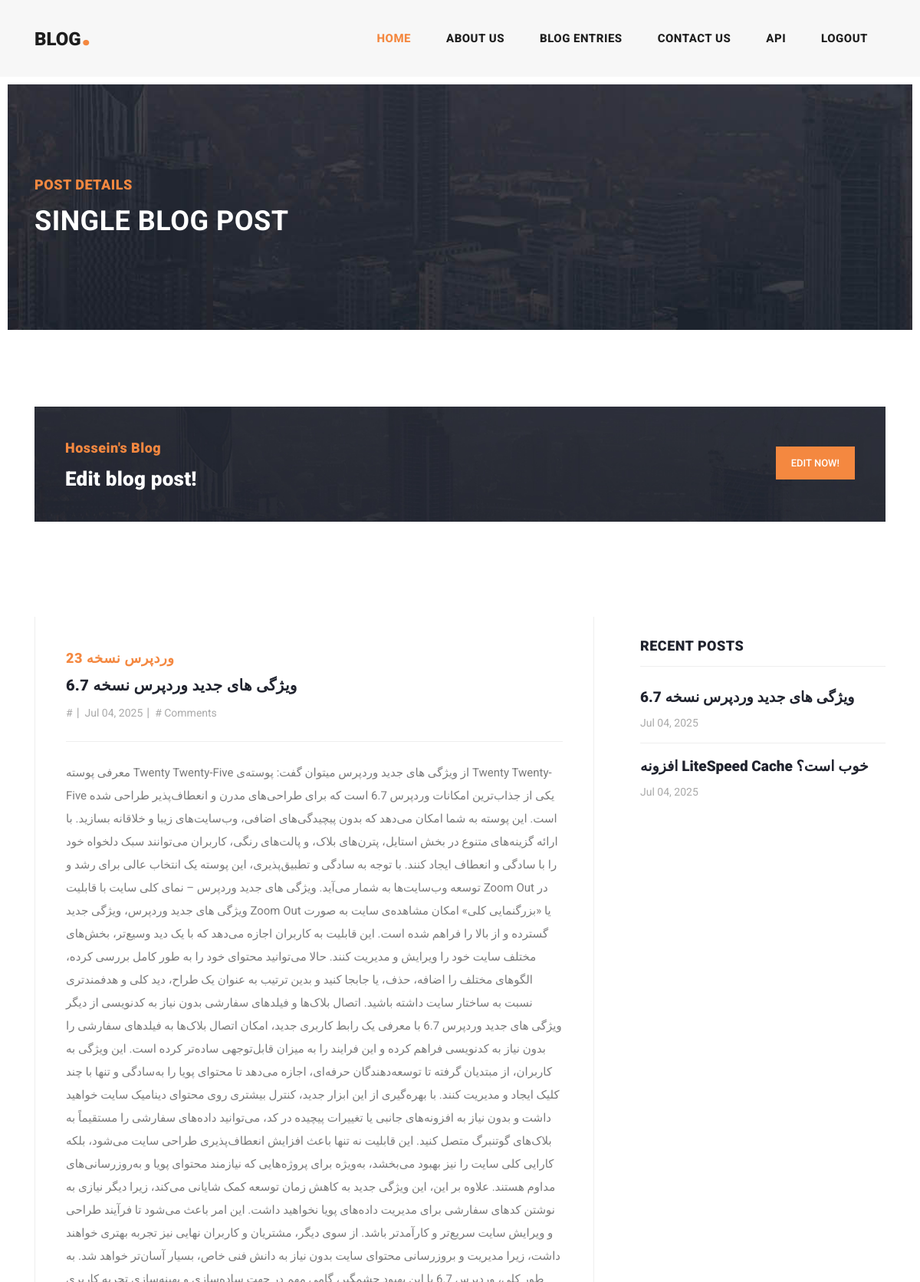
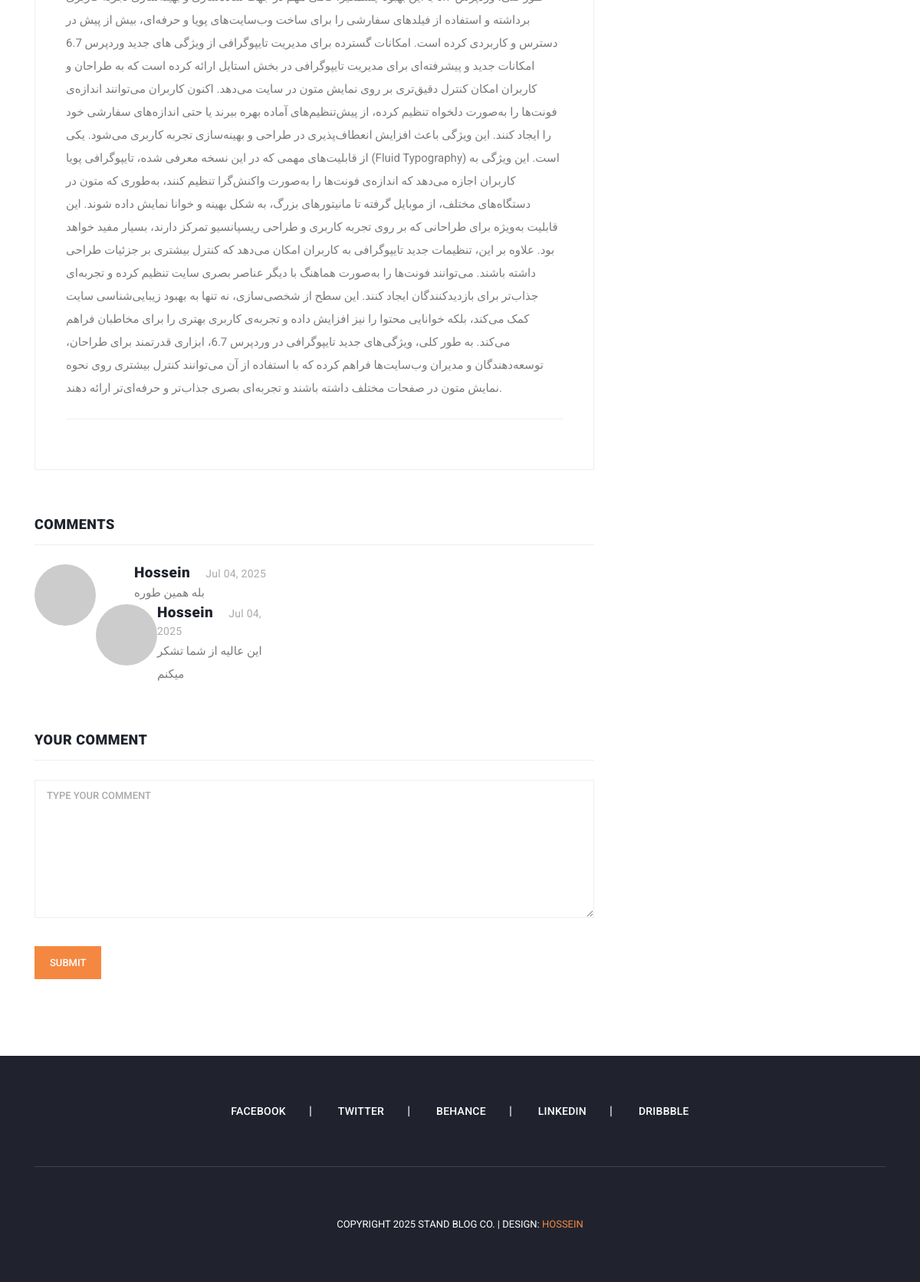
The app's page /post/5 (signed in) with its own data (2 pictures, top to bottom).
### main.py (models this page shows)
class BlogPost(db.Model):
    __tablename__ = "posts"
    id = db.Column(db.Integer, primary_key=True)
    title = db.Column(db.String(250), unique=True, nullable=False)
    subtitle = db.Column(db.String(250), nullable=False)
    discription = db.Column(db.String(250),nullable=False)
    image_url = db.Column(db.String(250),nullable=False)
    body = db.Column(db.Text, nullable=False)
    date = db.Column(db.String(250), nullable=False)
    comments = db.relationship("Comment",backref="post",lazy=True , cascade="all,delete-orphan")
    user_id = db.Column(db.Integer,db.ForeignKey("users.id"),nullable=False)

class Comment(db.Model):
    __tablename__ = "comments"
    id = db.Column(db.Integer,primary_key=True)
    date = db.Column(db.String(250),nullable=False)
    body = db.Column(db.Text,nullable=True)
    user_id = db.Column(db.Integer,db.ForeignKey("users.id"),nullable=False)
    post_id = db.Column(db.Integer,db.ForeignKey("posts.id"),nullable=False)

class User(db.Model,UserMixin):
    __tablename__ = "users"
    id = db.Column(db.Integer, primary_key=True)
    email = db.Column(db.String(250), unique=True, nullable=False)
    password = db.Column(db.String(250), nullable=False)
    name = db.Column(db.String(250), nullable=False)
    premium = db.Column(db.String(250), nullable=False)
    comments = db.relationship("Comment",backref="author",lazy=True)
    blogpost = db.relationship("BlogPost",backref="author",lazy=True)

### main.py (the view, shortened to what this page needs)
@app.route("/post/<int:id>",methods=["GET","POST"])
def post(id):
    now = datetime.now()
    year = now.year
    posts = BlogPost.query.all()
    post = BlogPost.query.filter_by(id=id).first()
    recent_posts_subtitle = posts[-5:]
    today = datetime.today()
    comments = Comment.query.filter_by(post_id=post.id).all()
    return render_template("post-details.html",post=post,recent_post=recent_posts_subtitle,comments=comments,current_user=current_user,year=year,gravatar_url=gravatar_url)

### main.py (called while the page is built)
@login_manager.user_loader
def load_user(user_id):
    return User.query.get(user_id)

def gravatar_url(email, size=100, default="identicon", rating="g"):
    email_hash = hashlib.md5(email.lower().encode('utf-8')).hexdigest()
    return f"https://www.gravatar.com/avatar/{email_hash}?s={size}&d={default}&r={rating}"

### templates/post-details.html (shortened to what this page needs)
<!DOCTYPE html>
<html lang="en">
    {% include "head.html" %}
  <body>
 {% include "header.html" %}
    <div class="heading-page header-text">
      <section class="page-heading">
        <div class="container">
          <div class="row">
            <div class="col-lg-12">
              <div class="text-content">
                <h4>Post Details</h4>
                <h2>Single blog post</h2>
              </div>
            </div>
          </div>
        </div>
      </section>
    </div>
{% if current_user.id == 1: %}
<section class="call-to-action">
      <div class="container">
        <div class="row">
          <div class="col-lg-12">
            <div class="main-content">
              <div class="row">
                <div class="col-lg-8">
                  <span>Hossein's Blog</span>
                  <h4>Edit blog post!</h4>
                </div>
                <div class="col-lg-4">
                  <div class="main-button">
                    <a rel="nofollow" href="{{url_for('edit_post',id=post.id)}}" target="_parent">Edit Now!</a>
                  </div>
                </div>
              </div>
            </div>
          </div>
        </div>
      </div>
    </section>
    {% endif %}
    <section class="blog-posts grid-system">
      <div class="container">
        <div class="row">
          <div class="col-lg-8">
            <div class="all-blog-posts">
              <div class="row">
                <div class="col-lg-12">
                  <div class="blog-post">
                    <div class="blog-thumb">
                    </div>
                    <div class="down-content">
                      <span>{{ post.title }}</span>
                      <a href="#"><h4>{{ post.subtitle }}</h4></a>
                      <ul class="post-info">
                        <li><a href="#">#</a></li>
                        <li><a href="#">{{ post.date }}</a></li>
                        <li><a href="#"># Comments</a></li>
                      </ul>
                      <p>{{ post.body }}</p>
                    </div>
                  </div>
                </div>
                <div class="col-lg-12">
                  <div class="sidebar-post comments">
                    <div class="sidebar-heading">
                      <h2>comments</h2>
                    </div>
                    <div class="content">
                      <ul>
                        <li>
                          {% for comment in comments: %}
                          <div class="author-thumb">
                            {% if current_user.is_authenticated: %}
                            <img src="{{ gravatar_url(current_user.email,size=50) }}" alt="User Avatar" class="rounded-circle">
                            {% else: %}
                            <span>User Avatar</span>
                            {% endif %}
                          </div>
                          <div class="right-content">
                            <h4>{{comment.author.name}}<span>{{comment.date}}</span></h4>
                            <p>{{ comment.body }}</p>
                          </div>
                          {% endfor %}
                        </li>
                      </ul>
                    </div>
                  </div>
                </div>
                <div class="col-lg-12">
                  <div class="sidebar-post submit-comment">
                    <div class="sidebar-heading">
                      <h2>Your comment</h2>
                    </div>
                    <div class="content">
                      <form id="comment" action="#" method="post">
                        <div class="row">
                          <div class="col-lg-12">
                            <fieldset>
                              <textarea name="message" rows="6" id="message" placeholder="Type your comment" required=""></textarea>
                            </fieldset>
                          </div>
                          <div class="col-lg-12">
                            <fieldset>
                              <button type="submit" id="form-submit" class="main-button">Submit</button>
                            </fieldset>
                          </div>
                        </div>
                      </form>
                    </div>
                  </div>
                </div>
              </div>
            </div>
          </div>
          {% include "navbar.html" %}
        </div>
      </div>
    </section>
{% include "footer.html" %}
  </body>
</html>

### templates/head.html (shortened to what this page needs)
  <head>
    <link href="{{ url_for('static', filename='bootstrap/css/bootstrap.min.css') }}" rel="stylesheet">
    <link rel="stylesheet" href="{{ url_for('static', filename='css/fontawesome.css') }}">
    <link rel="stylesheet" href="{{ url_for('static', filename='css/templatemo-stand-blog.css') }}">
    <link rel="stylesheet" href="{{ url_for('static', filename='css/owl.css') }}">
  </head>

### templates/header.html (shortened to what this page needs)
<header class="">
  <nav class="navbar navbar-expand-lg">
    <div class="container">
      <a class="navbar-brand" href="{{url_for('home')}}">
        <h2>Blog<em>.</em></h2>
      </a>
      <div class="collapse navbar-collapse" id="navbarResponsive">
        <ul class="navbar-nav ml-auto">
          <li class="nav-item active">
            <a class="nav-link" href="{{url_for('home')}}">Home
            </a>
          </li>
          <li class="nav-item">
            <a class="nav-link" href="{{url_for('about')}}">About Us</a>
          </li>
          <li class="nav-item">
            <a class="nav-link" href="{{url_for('blog')}}">Blog Entries</a>
          </li>
          <li class="nav-item">
            <a class="nav-link" href="{{url_for('contact')}}">Contact Us</a>
          </li>
          <li class="nav-item">
            <a class="nav-link" href="{{url_for('api')}}">API</a>
          </li>
          {% if current_user.is_authenticated: %}
          <li class="nav-item">
            <a class="nav-link" href="{{url_for('logout')}}">Logout</a>
          </li>
          {% endif %}
        </ul>
      </div>
    </div>
  </nav>
</header>

### templates/navbar.html
          <div class="col-lg-4">
            <div class="sidebar">
              <div class="row">
                <div class="col-lg-12">
                </div>
                <div class="col-lg-12">
                  <div class="sidebar-item recent-posts">
                    <div class="sidebar-heading">
                      <h2>Recent Posts</h2>
                    </div>
                    <div class="content">
                      <ul>
                        {% for post in recent_post: %}
                        <li><a href="{{ url_for('post',id=post.id) }}">
                          <h5>{{ post.subtitle }}</h5>
                          <span>{{ post.date }}</span>
                        </a></li>
                        {% endfor %}
                      </ul>
                    </div>
                  </div>
                </div>
              </div>
            </div>
          </div>

### templates/footer.html
    <footer>
      <div class="container">
        <div class="row">
          <div class="col-lg-12">
            <ul class="social-icons">
              <li><a href="#">Facebook</a></li>
              <li><a href="#">Twitter</a></li>
              <li><a href="#">Behance</a></li>
              <li><a href="#">Linkedin</a></li>
              <li><a href="#">Dribbble</a></li>
            </ul>
          </div>
          <div class="col-lg-12">
            <div class="copyright-text">
              <p>Copyright {{year}} Stand Blog Co.
                 | Design: <a rel="nofollow" href="{{url_for('home')}}" target="_parent">Hossein</a></p>
            </div>
          </div>
        </div>
      </div>
    </footer>

### records on screen
BlogPost: title "وردپرس نسخه 23", subtitle "ویژگی های جدید وردپرس نسخه 6.7", date "Jul 04, 2025", body "معرفی پوسته Twenty Twenty-Five از ویژگی های جدید وردپرس میتوان گفت: پوسته‌ی Twenty Twenty-Five یکی از جذاب‌ترین امکانات وردپرس 6.7 است که برای طراحی‌های مدرن و انعطاف‌پذیر طراحی شده است. این پوسته به شما امکان می‌دهد که بدون پیچیدگی‌های اضافی، وب‌سایت‌های زیبا و خلاقانه بسازید. با ارائه گزینه‌های متنوع در بخش استایل، پترن‌های بلاک، و پالت‌های رنگی، کاربران می‌توانند سبک دلخواه خود را با سادگی و انعطاف ایجاد کنند. با توجه به سادگی و تطبیق‌پذیری، این پوسته یک انتخاب عالی برای رشد و توسعه وب‌سایت‌ها به شمار می‌آید. ویژگی های جدید وردپرس – نمای کلی سایت با قابلیت Zoom Out در ویژگی های جدید وردپرس، ویژگی جدید Zoom Out یا «بزرگنمایی کلی» امکان مشاهده‌ی سایت به صورت گسترده و از بالا را فراهم شده…"
Comment: author.name "Hossein", date "Jul 04, 2025", body "بله همین طوره"
Comment: author.name "Hossein", date "Jul 04, 2025", body "این عالیه از شما تشکر میکنم"
BlogPost: subtitle "افزونه LiteSpeed Cache خوب است؟", date "Jul 04, 2025"
